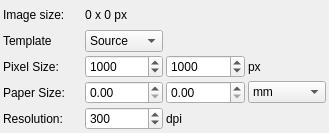
<?xml version="1.0" encoding="UTF-8"?>
<ui version="4.0">
 <class>ImageSizeControl</class>
 <widget class="QWidget" name="ImageSizeControl">
  <property name="geometry">
   <rect>
    <x>0</x>
    <y>0</y>
    <width>329</width>
    <height>133</height>
   </rect>
  </property>
  <property name="windowTitle">
   <string>Form</string>
  </property>
  <layout class="QGridLayout" name="gridLayout" columnstretch="0,0,0,0,0">
   <property name="leftMargin">
    <number>3</number>
   </property>
   <property name="topMargin">
    <number>3</number>
   </property>
   <property name="rightMargin">
    <number>3</number>
   </property>
   <property name="bottomMargin">
    <number>3</number>
   </property>
   <property name="spacing">
    <number>3</number>
   </property>
   <item row="0" column="2" colspan="2">
    <widget class="QLabel" name="sourceImageSize">
     <property name="text">
      <string>0 x 0 px</string>
     </property>
    </widget>
   </item>
   <item row="2" column="0">
    <widget class="QLabel" name="label_4">
     <property name="text">
      <string>Pixel Size:</string>
     </property>
    </widget>
   </item>
   <item row="2" column="4">
    <widget class="QLabel" name="label_3">
     <property name="text">
      <string>px</string>
     </property>
    </widget>
   </item>
   <item row="1" column="2">
    <widget class="QComboBox" name="pageTemplate">
     <item>
      <property name="text">
       <string>Source</string>
      </property>
     </item>
     <item>
      <property name="text">
       <string>Custom</string>
      </property>
     </item>
     <item>
      <property name="text">
       <string>Letter</string>
      </property>
     </item>
     <item>
      <property name="text">
       <string>Legal</string>
      </property>
     </item>
     <item>
      <property name="text">
       <string>A4</string>
      </property>
     </item>
    </widget>
   </item>
   <item row="4" column="0">
    <widget class="QLabel" name="label_6">
     <property name="text">
      <string>Resolution:</string>
     </property>
    </widget>
   </item>
   <item row="4" column="3">
    <widget class="QLabel" name="label_7">
     <property name="text">
      <string>dpi</string>
     </property>
    </widget>
   </item>
   <item row="0" column="0">
    <widget class="QLabel" name="label">
     <property name="text">
      <string>Image size:</string>
     </property>
    </widget>
   </item>
   <item row="3" column="0">
    <widget class="QLabel" name="label_5">
     <property name="text">
      <string>Paper Size:</string>
     </property>
    </widget>
   </item>
   <item row="1" column="0">
    <widget class="QLabel" name="label_8">
     <property name="text">
      <string>Template</string>
     </property>
    </widget>
   </item>
   <item row="3" column="4">
    <widget class="QComboBox" name="paperUnits">
     <property name="sizePolicy">
      <sizepolicy hsizetype="Minimum" vsizetype="Fixed">
       <horstretch>0</horstretch>
       <verstretch>0</verstretch>
      </sizepolicy>
     </property>
     <item>
      <property name="text">
       <string>mm</string>
      </property>
     </item>
     <item>
      <property name="text">
       <string>cm</string>
      </property>
     </item>
     <item>
      <property name="text">
       <string>in</string>
      </property>
     </item>
    </widget>
   </item>
   <item row="2" column="2">
    <widget class="QSpinBox" name="pixelWidth">
     <property name="minimum">
      <number>10</number>
     </property>
     <property name="maximum">
      <number>10000</number>
     </property>
     <property name="value">
      <number>1000</number>
     </property>
    </widget>
   </item>
   <item row="2" column="3">
    <widget class="QSpinBox" name="pixelHeight">
     <property name="minimum">
      <number>10</number>
     </property>
     <property name="maximum">
      <number>10000</number>
     </property>
     <property name="value">
      <number>1000</number>
     </property>
    </widget>
   </item>
   <item row="4" column="2">
    <widget class="QSpinBox" name="dpi">
     <property name="minimum">
      <number>1</number>
     </property>
     <property name="maximum">
      <number>1200</number>
     </property>
     <property name="value">
      <number>300</number>
     </property>
    </widget>
   </item>
   <item row="3" column="2">
    <widget class="QDoubleSpinBox" name="paperWidth">
     <property name="maximum">
      <double>1000.000000000000000</double>
     </property>
    </widget>
   </item>
   <item row="3" column="3">
    <widget class="QDoubleSpinBox" name="paperHeight">
     <property name="maximum">
      <double>1000.000000000000000</double>
     </property>
    </widget>
   </item>
  </layout>
 </widget>
 <tabstops>
  <tabstop>pageTemplate</tabstop>
  <tabstop>paperUnits</tabstop>
 </tabstops>
 <resources/>
 <connections/>
 <slots>
  <slot>updatePageSize()</slot>
 </slots>
</ui>
